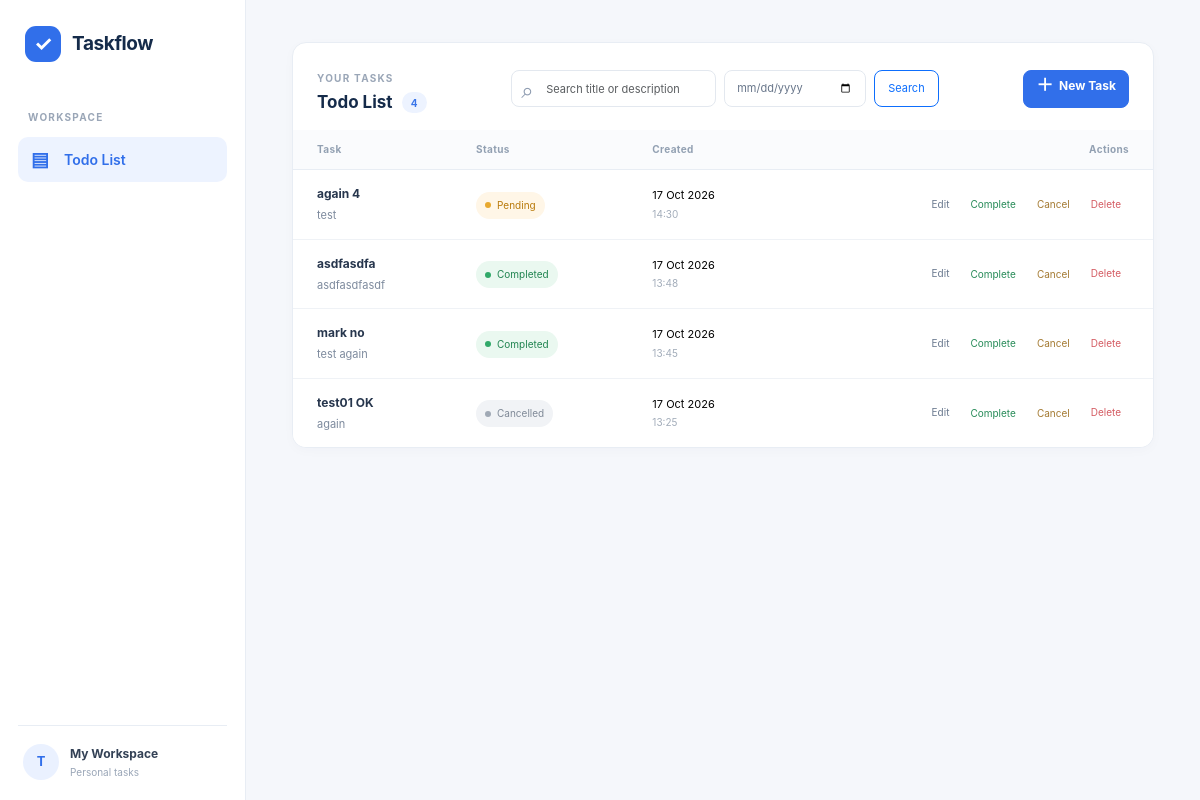
Before: / with the older database file.
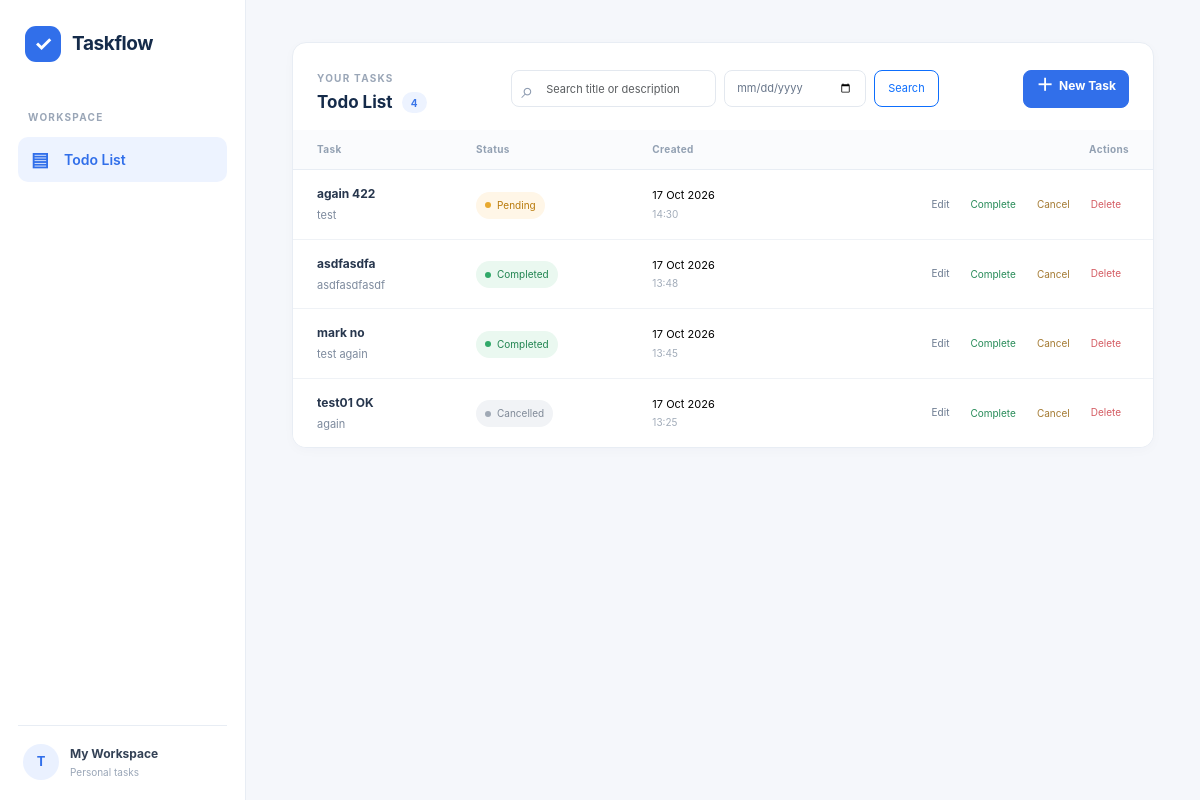
After: the same page with the newer database file.
### todo/models.py (models this page shows, shortened)
class Todo(models.Model):
    class Status(models.TextChoices):
        PENDING = 'pending', 'Pending'
        COMPLETED = 'completed', 'Completed'
        CANCELLED = 'cancelled', 'Cancelled'
    title = models.CharField(max_length=200)
    description = models.TextField(blank=True)
    status = models.CharField(
        max_length=10,
        choices=Status.choices,
        default=Status.PENDING,
    )
    created_at = models.DateTimeField(auto_now_add=True, editable=False)
    class Meta:
        ordering = ['-created_at']
        verbose_name = 'todo'
        verbose_name_plural = 'todos'

### todo/views.py (the view, shortened to what this page needs)
# urls.py: path('', views.todo_list, name='todo_list'),
@require_GET
def todo_list(request):
    query = request.GET.get('q', '').strip()
    created_date = request.GET.get('created_date', '').strip()
    todos = Todo.objects.all()
    if query:
        todos = todos.filter(Q(title__icontains=query) | Q(description__icontains=query))
    return render(request, 'todo/todo_list.html', {
        'todos': todos,
        'query': query,
        'created_date': created_date,
    })

### todo/templates/todo/todo_list.html (shortened to what this page needs)
{% extends 'base.html' %}
{% block content %}
<section class="panel list-panel">
  <div class="list-heading">
    <div class="list-title-group">
      <span class="section-kicker">YOUR TASKS</span>
      <h1>Todo List <span class="count-pill">{{ todos|length }}</span></h1>
    </div>
    <form class="search-form" method="get" action="{% url 'todo_list' %}">
      <div class="search-input-wrap">
        <span class="search-symbol" aria-hidden="true">⌕</span>
        <input class="form-control" type="search" name="q" value="{{ query }}" placeholder="Search title or description" aria-label="Search title or description">
      </div>
      <input class="form-control date-filter" type="date" name="created_date" value="{{ created_date }}" aria-label="Filter by creation date">
      <button class="btn btn-outline-primary" type="submit">Search</button>
    </form>
    <a class="btn btn-primary new-task-button" href="{% url 'todo_create' %}"><span class="plus">＋</span> New Task</a>
  </div>
  {% if todos %}
    <div class="table-responsive">
      <table class="table todo-table align-middle mb-0">
        <thead><tr><th>Task</th><th>Status</th><th>Created</th><th class="text-end">Actions</th></tr></thead>
        <tbody>
          {% for todo in todos %}
            <tr>
              <td class="task-cell">
                <div class="task-title">{{ todo.title }}</div>
                {% if todo.description %}<div class="task-description">{{ todo.description|linebreaksbr }}</div>{% else %}<div class="task-description muted">No description</div>{% endif %}
              </td>
              <td>
                {% if todo.status == 'completed' %}<span class="status-badge status-completed"><i></i>Completed</span>
                {% elif todo.status == 'cancelled' %}<span class="status-badge status-cancelled"><i></i>Cancelled</span>
                {% else %}<span class="status-badge status-pending"><i></i>Pending</span>{% endif %}
              </td>
              <td class="date-cell">{{ todo.created_at|date:"j M Y" }}<small>{{ todo.created_at|date:"H:i" }}</small></td>
              <td>
                <div class="action-group">
                  <a class="action-button action-edit" href="{% url 'todo_edit' todo.pk %}" aria-label="Edit {{ todo.title }}">Edit</a>
                  <form method="post" action="{% url 'todo_complete' todo.pk %}">
                    {% csrf_token %}<button class="action-button action-complete" type="submit">Complete</button>
                  </form>
                  <form method="post" action="{% url 'todo_cancel' todo.pk %}">
                    {% csrf_token %}<button class="action-button action-cancel" type="submit">Cancel</button>
                  </form>
                  <a class="action-button action-delete" href="{% url 'todo_confirm_delete' todo.pk %}">Delete</a>
                </div>
              </td>
            </tr>
          {% endfor %}
        </tbody>
      </table>
    </div>
  {% else %}
    <div class="empty-state">
      <div class="empty-icon">✓</div>
      {% if query or created_date %}<h2>No matching tasks</h2><p>Try another search term or creation date.</p>
      {% else %}<h2>No tasks yet</h2><p>Create your first task to get started.</p>{% endif %}
    </div>
  {% endif %}
</section>
{% endblock %}

### todo/templates/base.html (shortened to what this page needs)
{% load static %}
<!doctype html>
<html lang="en">
<head>
  <link href="https://cdn.jsdelivr.net/npm/bootstrap@5.3.8/dist/css/bootstrap.min.css" rel="stylesheet">
  <link href="{% static 'todo/css/main.css' %}" rel="stylesheet">
</head>
<body>
  <div class="app-shell">
    <aside class="sidebar">
      <a class="brand" href="{% url 'todo_list' %}" aria-label="Taskflow home">
        <span class="brand-icon">✓</span><span>Taskflow</span>
      </a>
      <div class="sidebar-label">WORKSPACE</div>
      <a class="sidebar-link {% if request.resolver_match.url_name == 'todo_list' %}active{% endif %}" href="{% url 'todo_list' %}">
        <span class="nav-icon">▤</span><span>Todo List</span>
      </a>
      <div class="sidebar-footer">
        <span class="avatar">T</span>
        <div><strong>My Workspace</strong><small>Personal tasks</small></div>
      </div>
    </aside>
    <main class="main-area">
      <div class="content-wrap">
        {% block content %}{% endblock %}
      </div>
    </main>
  </div>
</body>
</html>

Changed rows visible on the page:
changed Todo "test": title "again 4" → "again 422"
